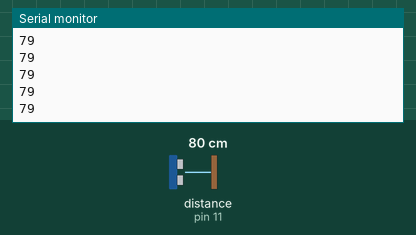
This sketch was run on a simulated Arduino Uno, built with avr-gcc and run on an emulated ATmega328P. On the bench: the last lines printed to the serial monitor. Wiring (inferred from the names in the program): ultrasonic range finder: trigger pin 12; echo pin 11. The test bench sets the inputs (shaded band); at power-on: distance to the obstacle (sensor on pin 11) 80 cm. The echo pulse lasts 58.3 µs per cm.

Above: at 1.2 s.
1.3 s: distance to the obstacle (sensor on pin 11) set to 2 cm
At 2.2 s:
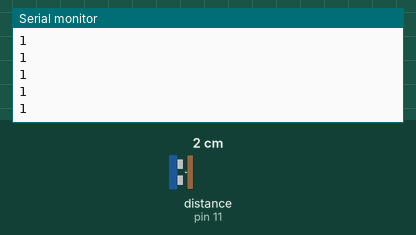
2.8 s: distance to the obstacle (sensor on pin 11) set to 4 cm
At 3.6 s:
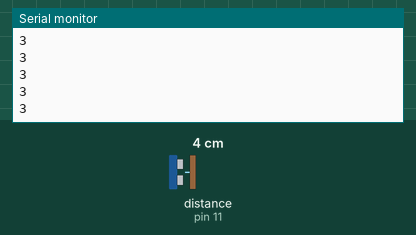
Timing chart, 0 to 5.8 s (numbered marks = the images above; inputs shaded):
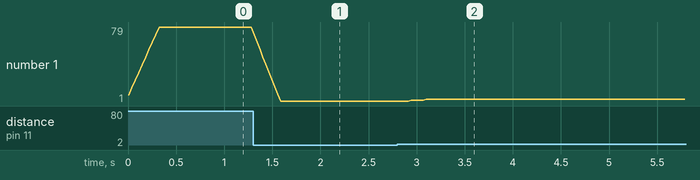

Measured:
- after the input at 1.3 s, the serial monitor: prints a new line after 0.13 s (image 1)
- after the input at 2.8 s, the serial monitor: prints a new line after 0.14 s (image 2)
- plotted number 1: 79 → 1 after the input at 1.3 s, 1 → 3 after the input at 2.8 s

The sketch:

HC-SR04_without_new_ping_average.ino
```cpp
#define TRIG_PIN 12
#define ECHO_PIN 11

#define BUFFER_SIZE 10

int valuesBuffer[BUFFER_SIZE];
int bufferHead = 0;

void setup(){
  Serial.begin(9600);

  pinMode(TRIG_PIN, OUTPUT);
  pinMode(ECHO_PIN, INPUT);
}

void loop(){
  int value = getDistance(TRIG_PIN, ECHO_PIN);
  int average = updateAverage(value);

  Serial.println(average);
  delay(30);
}

int updateAverage(int value){
  valuesBuffer[bufferHead] = value;
  bufferHead++;
  bufferHead %= BUFFER_SIZE;

  int total = 0;

  for(int i=0; i<BUFFER_SIZE; i++){
    total += valuesBuffer[i];
  }

  return total / BUFFER_SIZE;
}

int getDistance(int trigPin, int echoPin){
  long duration, distance;

  digitalWrite(trigPin, HIGH);
  delayMicroseconds(10);
  digitalWrite(trigPin, LOW);

  duration = pulseIn(echoPin, HIGH, 20000);

  if(duration == 0){
    pinMode(echoPin, OUTPUT);
    digitalWrite(echoPin, LOW);
    delayMicroseconds(200);
    pinMode(echoPin, INPUT);
  }

  distance = (duration/2) / 29.1;

  return distance;
}
```
